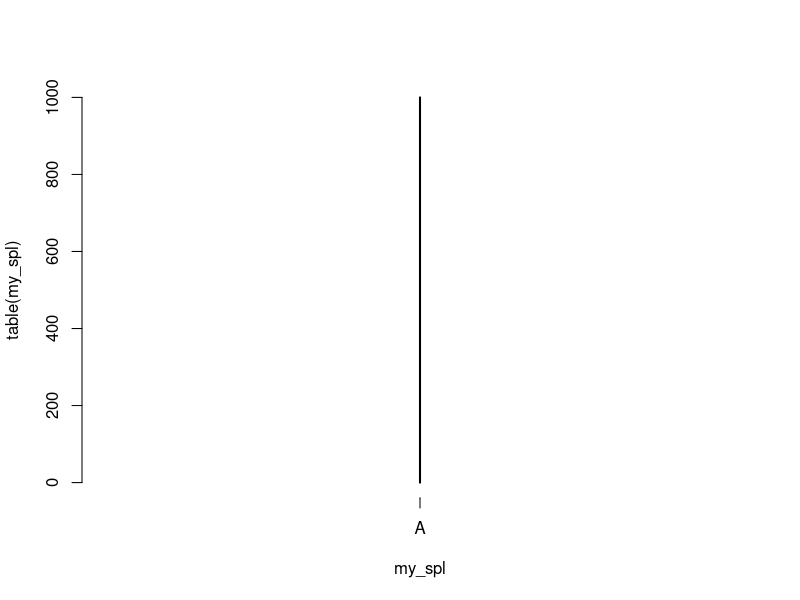
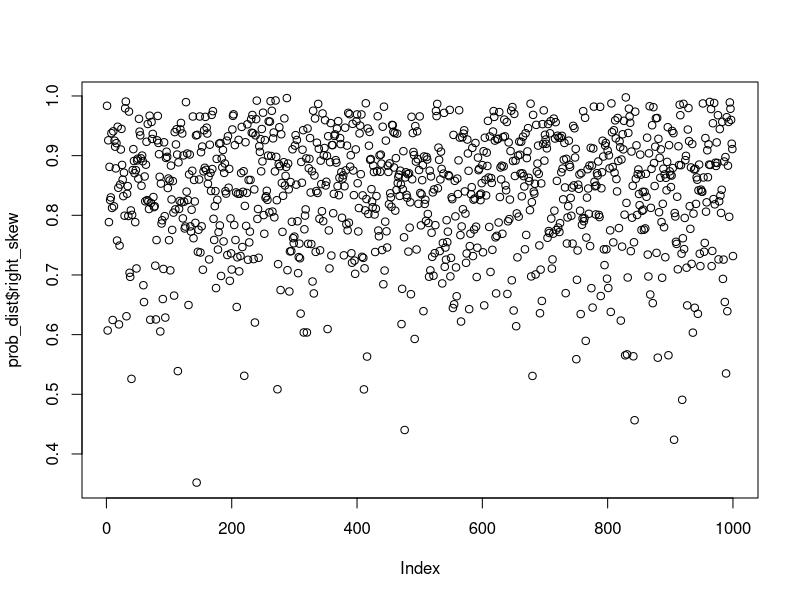
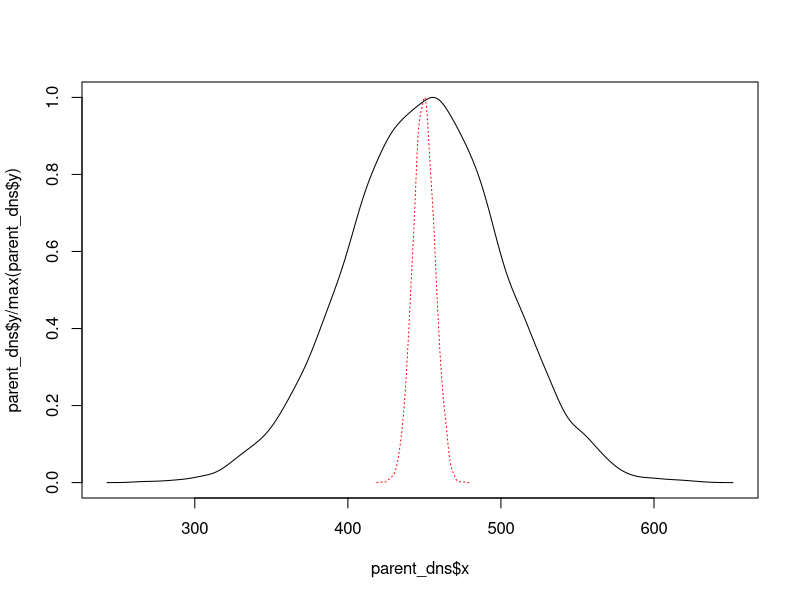
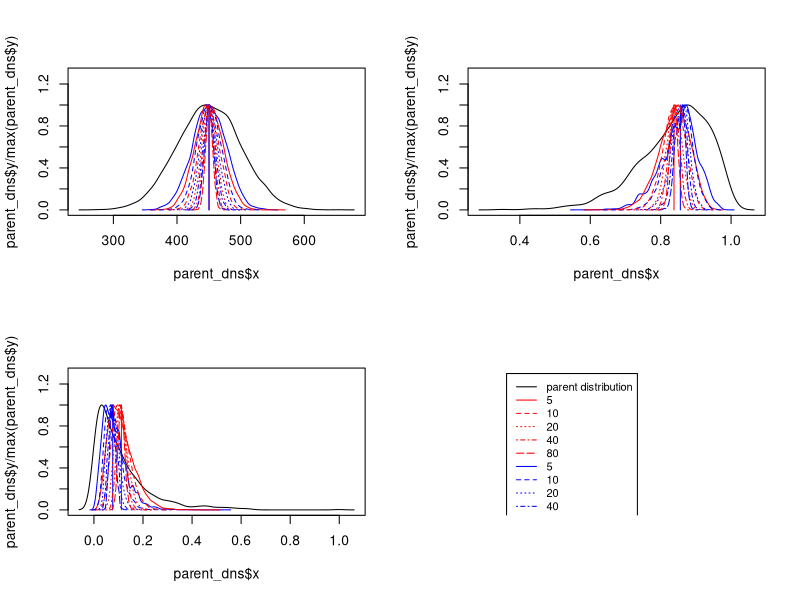
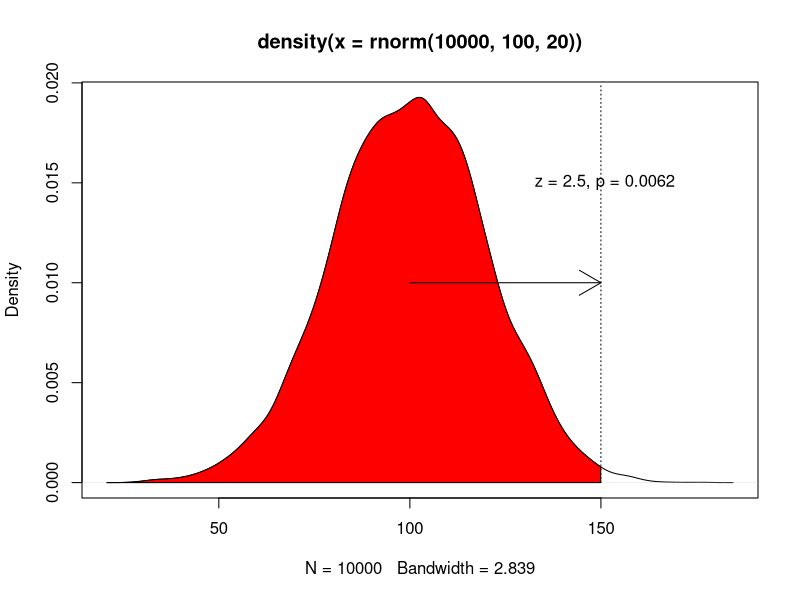
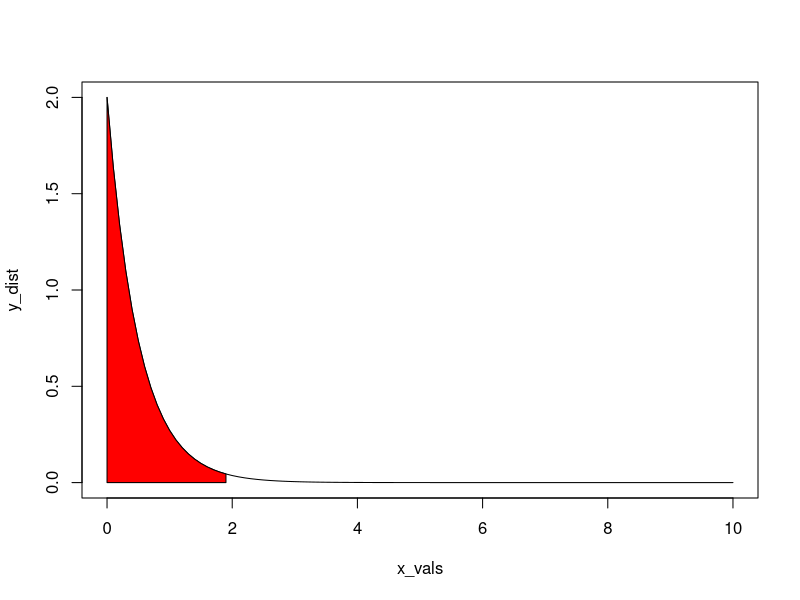
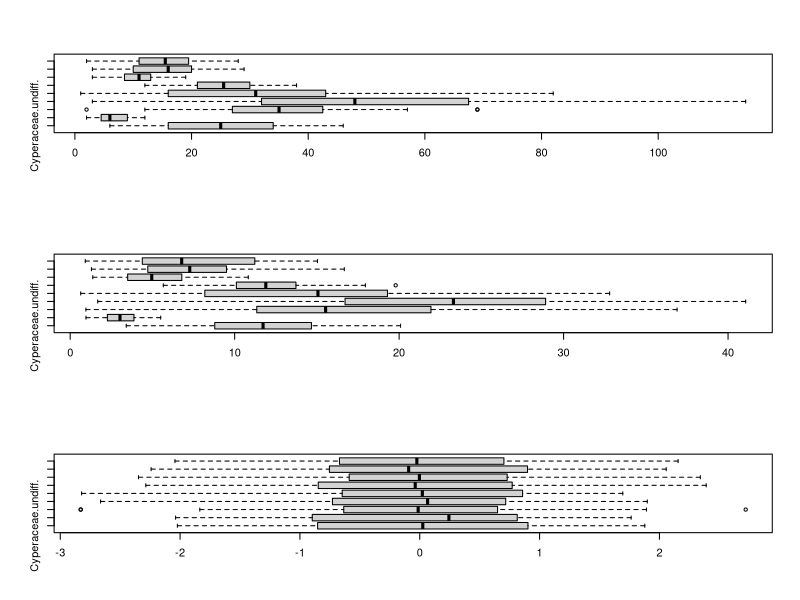
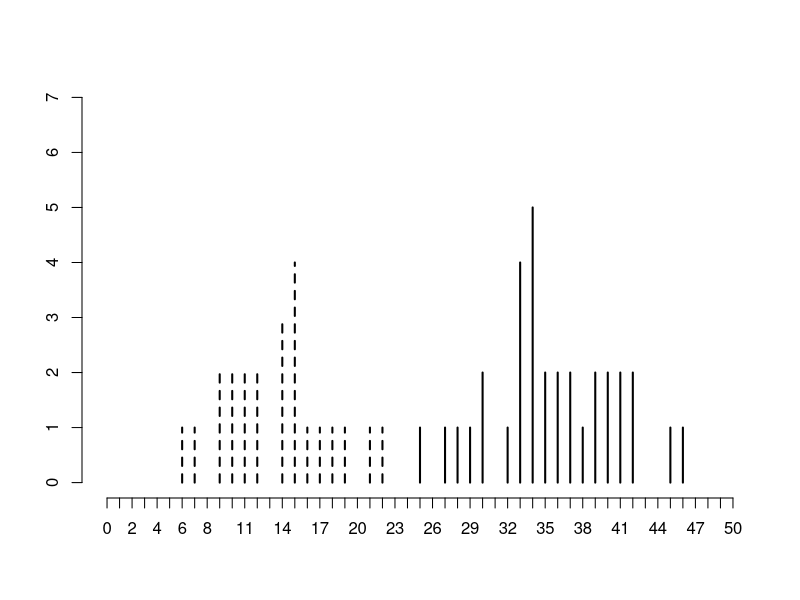

Write the R code that produced these figures, in order.
#Working out sampling from probability distributions

my_log <- rlogis(1000)
my_exp <- rexp(1000)
my_nrm <- rnorm(1000)
my_skw <- rbeta(1000, 10, 2)

my_pop = c("A", "B", "C", "D", "E", "F", "G", "H", "I", "J")

my_dist <- data.frame(log = my_log, my_exp, my_nrm, my_skw)


prob_dist <- data.frame(log = abs(my_log)/max(abs(my_log)), #We take absolute value and divide by max
                        exponential = my_exp/max(my_exp), #We divide by the max value
                        normal =  (my_nrm + abs(min(my_nrm)))/(max(my_nrm + abs(min(my_nrm)))),  #Add the minimum (to get to 0), then divide by the new maximum.
                        right_skew = my_skw) #Beta-generated distributions are prob. distributions!

my_spl = sample(my_pop,
                size = 1000,
                replace = TRUE,
                prob = dnorm(x = seq(10,100,10)))

plot(table(my_spl))

#We need to add some realistic parameters to put this into practice.

#Imagine a population of three critters, who make up different proportions of the total population (reasons may vary).

pop_prop = data.frame(species = c("A", "B", "C"),
                      pop_prp = c(0.6, 0.3, 0.1))

#Can we use this to define a fossil population based on time-averaging?

fossil_pops = data.frame(carbonate = sample(pop_prop$species,
                                   size = 2000,
                                   replace = TRUE,
                                   prob = pop_prop$pop_prp),
                         silaceous = sample(pop_prop$species,
                                    size = 4000,
                                    replace = TRUE,
                                    prob = pop_prop$pop_prp))

#No, this just gives us proportional increase. We're not including the time variable in the probabilities?

#We make a population, stating the proportion of the total population (assuming stable community) and their generation times.
  #Unsure if this is mathematically possible (community-wise vis-a-vis proportions and stable pops...)

somepop <- data.frame(taxon = c("A", "B", "C"),
                      model_pop = c(60, 30, 10),
                      pop_prop = c(0.6, 0.3, 0.1),
                      gen_time = c(5, 20, 50))

#So we turn this into a yearly fossil population, dividing 1 by the gen_time giving us deaths/year.

time_avg = 2000

fossil_pops = matrix(nrow = time_avg, ncol = length(somepop$taxon))
fossil_pops = as.data.frame(fossil_pops)
colnames(fossil_pops) = somepop$taxon

for(i in 1:time_avg){
  
  if(i == 1){
    fossil_pops[i, ] = somepop$model_pop * (1/somepop$gen_time)
  } else {
    fossil_pops[i,] = fossil_pops[i - 1,] + (somepop$model_pop * (1/somepop$gen_time))
  }
  
}

plot(prob_dist$right_skew)

#Translating some things from a text...

#Say we have four possible counts for a taxa.

poss_obs = c(1, 2, 3, 4)

#If we think of all the possible outcomes, how many are there are what are their probabilities?

times = 2

dist_mean = vector("numeric", length = length(my_pop)^times)

for(i in 1:length(dist_mean)){
  dist_mean[i] = mean(sample(poss_obs, 2, replace = TRUE))
}

#So, despite having even distributions of each individual outcome, combinations of calculations of the mean produce a normally range of values.

#This is the sampling distribution of the mean.

#The standard deviation of the sampling distribution is: the standard deviation of the parent population divided by the square root of the sample size.

#stdev_sample_dist = sd(parent_pop)/sqrt(n) #This roughly covers it.

#This is the standard error of the mean.

times = 10000

parent_pop = rnorm(10000, mean = 450, sd = 50)
parent_dns = density(parent_pop)

dist_mean = vector("numeric", length = times)

for(i in 1:length(dist_mean)){
  dist_mean[i] = mean(sample(parent_pop, 50, replace = TRUE))
}

sd(dist_mean)
dens_mean = density(dist_mean)


#plot(table(dist_mean))

plot(parent_dns$x, parent_dns$y/max(parent_dns$y), type = "l", ylim = c(0,1))
lines(dens_mean$x, dens_mean$y/max(dens_mean$y), col = "red", lty = 3)


#Formalize the experiment

par(mfrow = c(2,2))

sample_size = c(5, 10, 20, 40, 80)
times = 10000

parent_pop = rnorm(10000, mean = 450, sd = 50)
parent_dns = density(parent_pop)

plot(parent_dns$x, parent_dns$y/max(parent_dns$y), type = "l", ylim = c(0,1.3))
#legend(575, 0.8, c("parent distribution", sample_size), lty = c(1, 1:length(sample_size)), col = c("black",rep("red", length())))
lines(c(rep(mean(parent_pop),2)),c(0,1),col = "red")
lines(c(rep(median(parent_pop),2)),c(0,1),col = "blue")

for(i in 1:length(sample_size)){
  
  dist_mean = vector("numeric", length = times)
  dist_medi = vector("numeric", length = times)
  
  for(j in 1:times){
    dist_mean[j] = mean(sample(parent_pop, sample_size[i], replace = TRUE))
    dist_medi[j] = median(sample(parent_pop, sample_size[i], replace = TRUE))
  }
  
  dens_mean = density(dist_mean)
  dens_medi = density(dist_medi)
  lines(dens_medi$x, dens_medi$y/max(dens_medi$y), col = "blue", lty =i)
  lines(dens_mean$x, dens_mean$y/max(dens_mean$y), col = "red", lty = i)
  
}

#The larger the sample we take, the narrower the standard error. 

#This can be done for a skewed distribution also

sample_size = c(5, 10, 20, 40, 80)
times = 10000

parent_pop = prob_dist$right_skew
parent_dns = density(parent_pop)

plot(parent_dns$x, parent_dns$y/max(parent_dns$y), type = "l", ylim = c(0,1.3))
#legend(575, 0.8, c("parent distribution", sample_size), lty = c(1, 1:length(sample_size)), col = c("black",rep("red", length())))
lines(c(rep(mean(parent_pop),2)),c(0,1),col = "red")
lines(c(rep(median(parent_pop),2)),c(0,1),col = "blue")

for(i in 1:length(sample_size)){
  
  dist_mean = vector("numeric", length = times)
  dist_medi = vector("numeric", length = times)
  
  for(j in 1:times){
    dist_mean[j] = mean(sample(parent_pop, sample_size[i], replace = TRUE))
    dist_medi[j] = median(sample(parent_pop, sample_size[i], replace = TRUE))
  }
  
  dens_mean = density(dist_mean)
  dens_medi = density(dist_medi)
  lines(dens_medi$x, dens_medi$y/max(dens_medi$y), col = "blue", lty =i)
  lines(dens_mean$x, dens_mean$y/max(dens_mean$y), col = "red", lty = i)
  
}

#Also for exponential

sample_size = c(5, 10, 20, 40, 80)
times = 10000

parent_pop = prob_dist$exponential
parent_dns = density(parent_pop)

plot(parent_dns$x, parent_dns$y/max(parent_dns$y), type = "l", ylim = c(0,1.3))
#legend(575, 0.8, c("parent distribution", sample_size), lty = c(1, 1:length(sample_size)), col = c("black",rep("red", length())))
lines(c(rep(mean(parent_pop),2)),c(0,1),col = "red")
lines(c(rep(median(parent_pop),2)),c(0,1),col = "blue")

for(i in 1:length(sample_size)){
  
  dist_mean = vector("numeric", length = times)
  dist_medi = vector("numeric", length = times)
  
  for(j in 1:times){
    dist_mean[j] = mean(sample(parent_pop, sample_size[i], replace = TRUE))
    dist_medi[j] = median(sample(parent_pop, sample_size[i], replace = TRUE))
  }
  
  dens_mean = density(dist_mean)
  dens_medi = density(dist_medi)
  lines(dens_medi$x, dens_medi$y/max(dens_medi$y), col = "blue", lty =i)
  lines(dens_mean$x, dens_mean$y/max(dens_mean$y), col = "red", lty = i)
  
}

plot(0,0, pch = NA, ann = FALSE, axes = FALSE, xlim = c(0,10), ylim = c(0,10))
legend(1,10,
       c("parent distribution", rep(sample_size,2)), 
       lty = c(1, rep(1:length(sample_size),2)), 
       col = c("black", rep("red", length(sample_size)), rep("blue", length(sample_size))),
       cex = 0.8)

par(mfrow = c(1,1))

#Okay all of the above is cool and can go into week 5 lab.


#Going to do some area under the curve stuff here, need to quickly shade areas...

pop_dist = density(rnorm(10000, 100, 20))

plot(pop_dist)

pnorm(150, 100, 20)

norm_area = function(dist, value, col = "gray"){
  yt = dist$y[dist$x < value]
  yb = rep(0, length(yt))
  
  x = dist$x[dist$x < value]
  
  
  polygon(c(x, rev(x)), c(yt,yb), col = col)
}

norm_area(pop_dist, 150, col = "red")

arrows(100, 0.010, 150, 0.010)
lines(c(150,150), c(0,0.020), lty = 3)
text(151, 0.015, "z = 2.5, p = 0.0062")

#How about non-normal distributions

x_vals = seq(0, 10, 0.1)
y_dist = dexp(x_vals, 2)

plot(x_vals, y_dist, "l")

x_rnge = x_vals[x_vals < 2]
y_rnge = y_dist[x_vals < 2]

polygon(c(x_rnge, rev(x_rnge)), c(y_rnge,rep(0, length(y_rnge))), col = "red")

#Any way to cross these ideas with the fake core example and look at different scales?

fake_core <- read.csv("data/Fake_core.csv",
                      header = TRUE,
                      row.names = "depth")

zscore = function(x){
  mew = mean(x)
  sd = sd(x)
  z = (mew-x)/sd
  z
}

make_pct = function(x){
  samp_sum = apply(x, 1, sum)
  pct = (x/samp_sum)*100
  pct
}

fake_pct = make_pct(fake_core)
fake_zcore = apply(fake_core, 2, zscore)

par(mfrow = c(3, 1))

boxplot(fake_core, horizontal = TRUE)
boxplot(fake_pct, horizontal = TRUE)
boxplot(fake_zcore, horizontal = TRUE)

par(mfrow = c(1, 1))

#Now, can we tell the difference between different sections of the core?

#Read the fake core details with the associated stratigraphic inputs.

fake_core <- read.csv("data/Fake_core_plus.csv",
                      header = TRUE,
                      row.names = "depth")

plot(0,0, axes = FALSE, ann = FALSE, pch = NA, xlim = c(0,50), ylim = c(0,7))

lines(table(fake_core$Cyperaceae.undiff.[fake_core$stratum == "F" | fake_core$stratum == "G"]),
     xlim = c(0, 50))

lines(table(fake_core$Cyperaceae.undiff.[fake_core$stratum == "A" | fake_core$stratum == "B"]), lty = 2)

axis(1, at = 0:50)
axis(2, at = 0:7)

#Here, we pull the data apart by upper and lower levels, excluding stratum D. Going to try and see which it fits best with.

upper_cyp = fake_core$Cyperaceae.undiff.[fake_core$stratum == "A" |
                                           fake_core$stratum == "B" |
                                           fake_core$stratum == "C"]


lower_cyp = fake_core$Cyperaceae.undiff.[fake_core$stratum == "E" |
                                           fake_core$stratum == "F" |
                                           fake_core$stratum == "G"]

upper_sap = fake_core$Sapotaceae.undiff.[fake_core$stratum == "A" |
                                           fake_core$stratum == "B" |
                                           fake_core$stratum == "C"]

lower_sap = fake_core$Sapotaceae.undiff.[fake_core$stratum == "E" |
                                           fake_core$stratum == "F" |
                                           fake_core$stratum == "G"]

#Three plots showing different ways to assess differences in distributions.

par(mfrow = c(3, 2))

plot(density(upper_cyp), xlim = c(0,50), ylim = c(0, 0.08), col = "blue")
lines(density(lower_cyp), lty = 3, col = "darkgreen")
lines(density(fake_core$Cyperaceae.undiff.[fake_core$stratum == "D"]), lty = 2, col = "red")

plot(density(upper_sap), xlim = c(0,40), ylim = c(0, 0.08), col = "blue")
lines(density(lower_sap), lty = 3, col = "darkgreen")
lines(density(fake_core$Sapotaceae.undiff.[fake_core$stratum == "D"]), lty =2, col = "red")

plot(0, 0, pch = NA, axes = FALSE, ann = FALSE, xlim = c(0, 50), ylim = c(0, 7))
lines(table(lower_cyp), lty = 2, col = "darkgreen")
lines(table(upper_cyp), lty = 3, col = "blue")
lines(table(fake_core$Cyperaceae.undiff.[fake_core$stratum == "D"]), lty = 1)
axis(1, at = 0:50)
axis(2, at = 0:7)

plot(0, 0, pch = NA, axes = FALSE, ann = FALSE, xlim = c(0, 40), ylim = c(0, 7))
lines(table(lower_sap), lty = 2, col = "darkgreen")
lines(table(upper_sap), lty = 3, col = "blue")
lines(table(fake_core$Sapotaceae.undiff.[fake_core$stratum == "D"]), lty = 1)
axis(1, at = 0:50)
axis(2, at = 0:7)

vioplot::vioplot(upper_cyp, lower_cyp, fake_core$Cyperaceae.undiff.[fake_core$stratum == "D"], 
                 horizontal = TRUE,
                 col = c("blue", "darkgreen", "red"))

vioplot::vioplot(upper_sap, lower_sap, fake_core$Sapotaceae.undiff.[fake_core$stratum == "D"], 
                 horizontal = TRUE,
                 col = c("blue", "darkgreen", "red"))


par(mfrow = c(1,1))

#We could do the same with percents.

#fake_core = make_pct(fake_core[,1:ncol(fake_core)-1])

upper_cyp = fake_pct$Cyperaceae.undiff.[fake_core$stratum == "A" |
                                           fake_core$stratum == "B" |
                                           fake_core$stratum == "C"]


lower_cyp = fake_pct$Cyperaceae.undiff.[fake_core$stratum == "E" |
                                           fake_core$stratum == "F" |
                                           fake_core$stratum == "G"]

upper_sap = fake_pct$Sapotaceae.undiff.[fake_core$stratum == "A" |
                                           fake_core$stratum == "B" |
                                           fake_core$stratum == "C"]

lower_sap = fake_pct$Sapotaceae.undiff.[fake_core$stratum == "E" |
                                           fake_core$stratum == "F" |
                                           fake_core$stratum == "G"]

#Three plots showing different ways to assess differences in distributions.

par(mfrow = c(3, 2))

plot(density(upper_cyp), xlim = c(0,25), ylim = c(0, 0.20), col = "blue")
lines(density(lower_cyp), lty = 3, col = "darkgreen")
lines(density(fake_pct$Cyperaceae.undiff.[fake_core$stratum == "D"]), lty = 2, col = "red")

plot(density(upper_sap), xlim = c(0,25), ylim = c(0, 0.20), col = "blue")
lines(density(lower_sap), lty = 3, col = "darkgreen")
lines(density(fake_pct$Sapotaceae.undiff.[fake_core$stratum == "D"]), lty =2, col = "red")

plot(0, 0, pch = NA, axes = FALSE, ann = FALSE, xlim = c(0, 25), ylim = c(0, 1))
lines(table(lower_cyp), lty = 2, col = "darkgreen")
lines(table(upper_cyp), lty = 3, col = "blue")
lines(table(fake_pct$Cyperaceae.undiff.[fake_core$stratum == "D"]), lty = 1)
axis(1, at = 0:50)
axis(2, at = 0:1)

plot(0, 0, pch = NA, axes = FALSE, ann = FALSE, xlim = c(0, 20), ylim = c(0, 1))
lines(table(lower_sap), lty = 2, col = "darkgreen")
lines(table(upper_sap), lty = 3, col = "blue")
lines(table(fake_pct$Sapotaceae.undiff.[fake_core$stratum == "D"]), lty = 1)
axis(1, at = 0:50)
axis(2, at = 0:1)

vioplot::vioplot(upper_cyp, lower_cyp, fake_pct$Cyperaceae.undiff.[fake_core$stratum == "D"], 
                 horizontal = TRUE,
                 col = c("blue", "darkgreen", "red"))

vioplot::vioplot(upper_sap, lower_sap, fake_pct$Sapotaceae.undiff.[fake_core$stratum == "D"], 
                 horizontal = TRUE,
                 col = c("blue", "darkgreen", "red"))


par(mfrow = c(1,1))

#Assessing differences with tests and visualizing.

#Get basics in order

smp_strat <- vector("character", length = nrow(fake_core))

smp_strat[fake_core$stratum == "A" | fake_core$stratum == "B" | fake_core$stratum == "C"] = "Upper"

smp_strat[fake_core$stratum == "E" | fake_core$stratum == "F" | fake_core$stratum == "G"] = "Lower"

smp_strat[fake_core$stratum == "D"] = "Test"

smp_strat

all_strat = fake_core$stratum

fake_core = fake_core[,-c(ncol(fake_core))]

#What are odds of drawing D's mean from the upper or lower population?

plot(density(fake_core$Cyperaceae.undiff.[smp_strat == "Upper"]), xlim = c(0,50), ylim = c(0, 0.10), col = "blue")
lines(density(fake_core$Cyperaceae.undiff.[smp_strat == "Test"]), lty = 2, col = "red")

lines(c(rep(mean(fake_core$Cyperaceae.undiff.[smp_strat == "Upper"]), 2)),
      c(0,0.10),
      lty = 3)

text(mean(fake_core$Cyperaceae.undiff.[smp_strat == "Test"])+5, 0.08, labels = paste0(mean(fake_core$Cyperaceae.undiff.[smp_strat == "Test"])))

lines(c(rep(mean(fake_core$Cyperaceae.undiff.[smp_strat == "Test"]), 2)),
      c(0,0.10),
      lty = 3)

text(mean(fake_core$Cyperaceae.undiff.[smp_strat == "Upper"])-5, 0.08, labels = paste0(mean(fake_core$Cyperaceae.undiff.[smp_strat == "Upper"])))

arrows(mean(fake_core$Cyperaceae.undiff.[smp_strat == "Upper"]), 0.08, mean(fake_core$Cyperaceae.undiff.[smp_strat == "Test"]), 0.08)

#Use custom function from last week.

norm_area = function(dist, value, col = "gray"){
  yt = dist$y[dist$x < value]
  yb = rep(0, length(yt))
  
  x = dist$x[dist$x < value]
  
  
  polygon(c(x, rev(x)), c(yt,yb), col = col)
}

norm_area(density(fake_core$Cyperaceae.undiff.[smp_strat == "Upper"]), mean(fake_core$Cyperaceae.undiff.[smp_strat == "Test"]), col = "gold")
